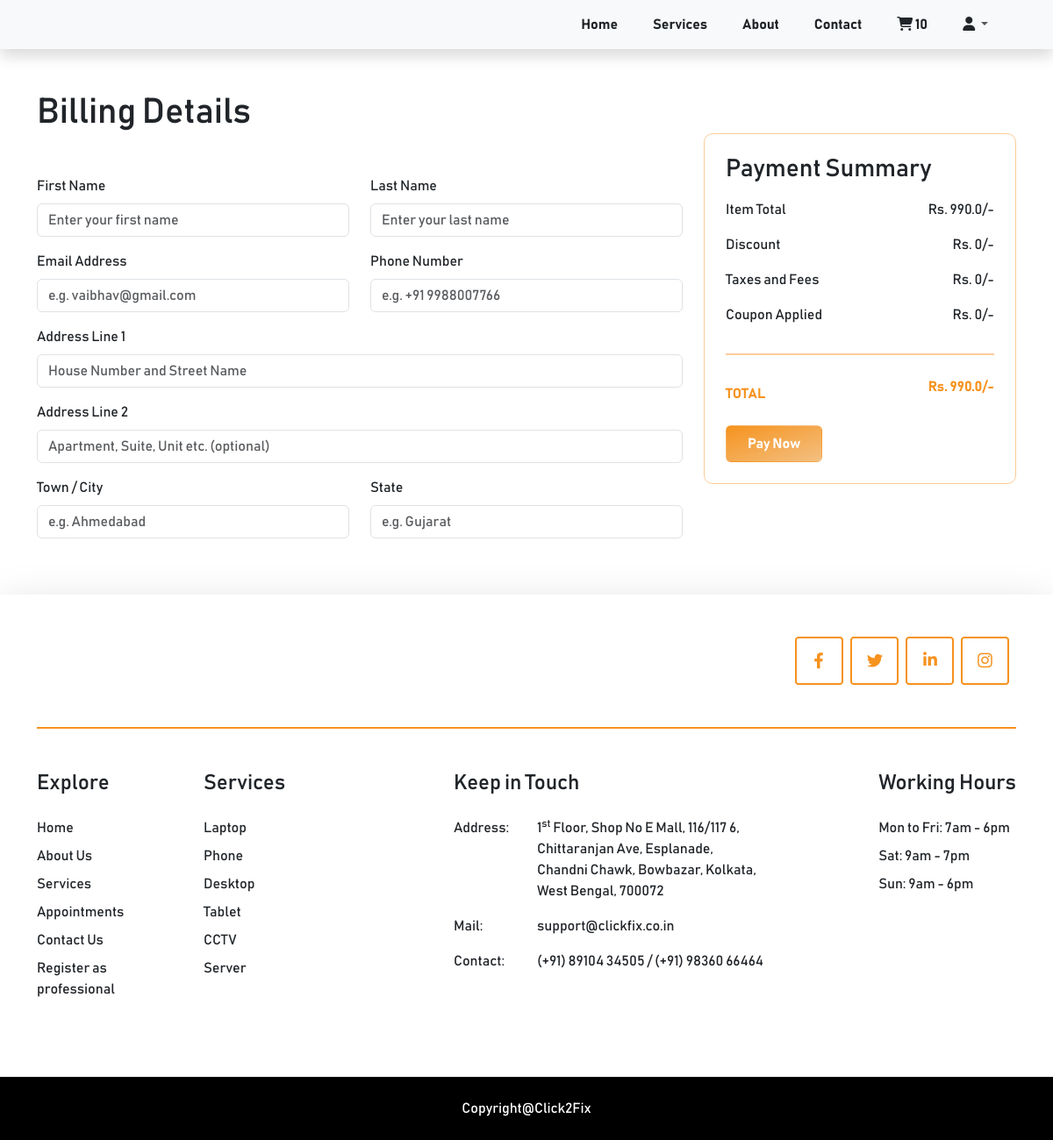
Page /checkout/ (signed in) on the earlier database version.
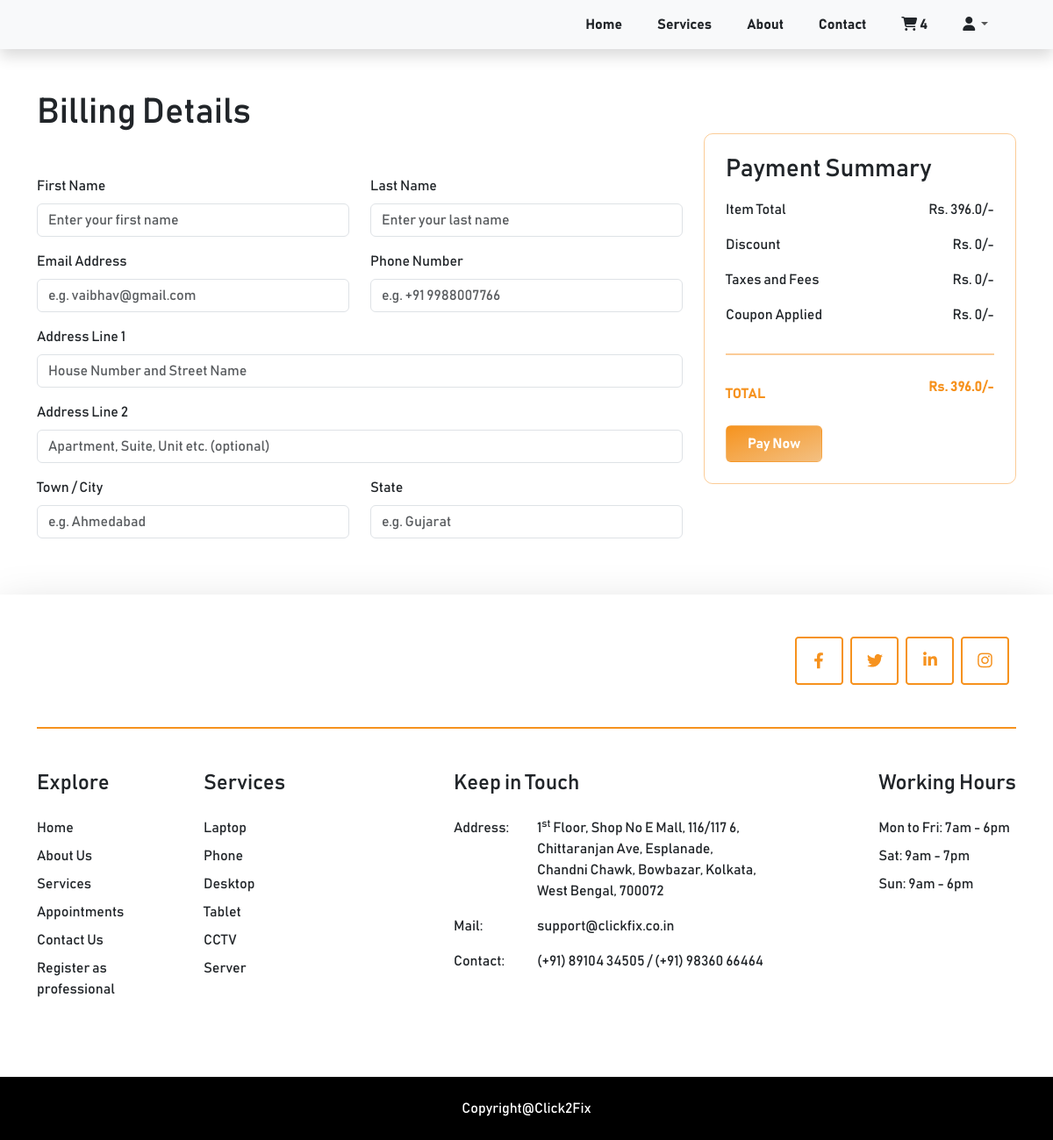
Same page on the later database version.
### cart/models.py (models this page shows, shortened)
class Cart(models.Model):
    class Meta:
        verbose_name_plural = 'Cart'
    user = models.ForeignKey(Profile, on_delete=models.CASCADE, null=True, blank=True)
    session_id = models.CharField(max_length=100, null=True, blank=True)
    cart_cost = models.FloatField(default=0.0)
    created_at = models.DateTimeField(auto_now_add=True)
    updated_at = models.DateTimeField(auto_now=True)
    @property
    def num_of_items(self):
        cartitems = self.cartitems.all()
        quantity =  sum([item.quantity for item in cartitems])
        return quantity

class CartItem(models.Model):
    class Meta:
        verbose_name_plural = 'Cart Items'
    TIME_SLOTS = (
        ("10am-12pm", "10am-12pm"),
        ("12pm-2pm", "12pm-2pm"),
        ("2pm-4pm", "2pm-4pm"),
        ("4pm-7pm", "4pm-7pm"),
    )
    sub_service = models.ForeignKey(SubServices, on_delete=models.CASCADE)
    cart = models.ForeignKey(Cart, on_delete=models.CASCADE, related_name="cartitems")
    quantity = models.IntegerField(default=0)
    start_date = models.DateField(null=True)
    time_slot = models.CharField(max_length=20, choices=TIME_SLOTS, default=1)

### clickfix/views.py (the view)
# urls.py: path('checkout/', views.checkout, name='checkout'),
def checkout(request):
    cart = None
    cart_items = []
    try:
        if request.user.is_authenticated:
            cart = Cart.objects.get(user=request.user)
        else:
            cart = Cart.objects.get(session_id=request.session['nonuser'])
        cart_items = cart.cartitems.all()
    except:
        cart = {'num_of_items': 0}
    data = {'cart': cart}
    return render(request, 'checkout.html', data)

### templates/checkout.html (shortened to what the changed rows need)
{% extends 'base.html' %}
{% load static %}
{% block content %}
    {% include 'includes/navbar.html' %}
    <div class="container py-5">
        <div class="row">
            <div class="col-md-8 col-12">
                <h1 class="mb-5">Billing Details</h1>
            </div>
            <div class="col-md-4 col-12">
                <div class="p-4 my-5" style="border: 1px solid #f6911e75; border-radius: 10px;">
                    <div class="d-flex justify-content-between py-2">
                        <div>Item Total</div>
                        <div>Rs. {{cart.cart_cost}}/-</div>
                    </div>
                    <div class="d-flex justify-content-between mb-3" style="color: #F6921E;">
                        <div class="fw-bold py-2">TOTAL</div>
                        <div class="fw-bold">Rs. {{cart.cart_cost}}/-</div>
                    </div>
                </div>
            </div>
        </div>
    </div>
{% endblock %}

### templates/includes/navbar.html (shortened to what this page needs)
{% load static %}
    <nav class="navbar navbar-expand-lg navbar-light bg-light shadow">
        <div class="container">
          <div class="collapse navbar-collapse" id="navbarSupportedContent">
            <ul class="navbar-nav ms-auto">
                <li class="nav-item"><a class="nav-link text-dark fw-bold me-4" aria-current="page" href="{% url 'clickfix:home' %}">Home</a></li>
                <li class="nav-item"><a class="nav-link text-dark fw-bold me-4" href="{% url 'clickfix:home' %}#services">Services</a></li>
                <li class="nav-item"><a class="nav-link text-dark fw-bold me-4" href="{% url 'clickfix:home' %}#about">About</a></li>
                <li class="nav-item"><a class="nav-link text-dark fw-bold me-4" href="{% url 'clickfix:home' %}#contact_form">Contact</a></li>
                <li class="nav-item"><a class="nav-link text-dark fw-bold me-4" href="{% url 'cart:cart' %}"><i class="fa-solid fa-cart-shopping"></i> <span id="num_of_items">{{cart.num_of_items}}</span></a></li>
                <li class="nav-item dropdown me-4 pull-right">
                  <a class="nav-link dropdown-toggle" href="#" id="navbarDropdown" role="button" data-bs-toggle="dropdown" aria-expanded="false">
                    <i class="fa-solid fa-user text-dark"></i>
                  </a>
                </li>
            </ul>
          </div>
        </div>
      </nav>

Differences in the rows shown:
removed Cart: num_of_items "10", cart_cost "990.0"
added Cart: num_of_items "4", cart_cost "396.0"
